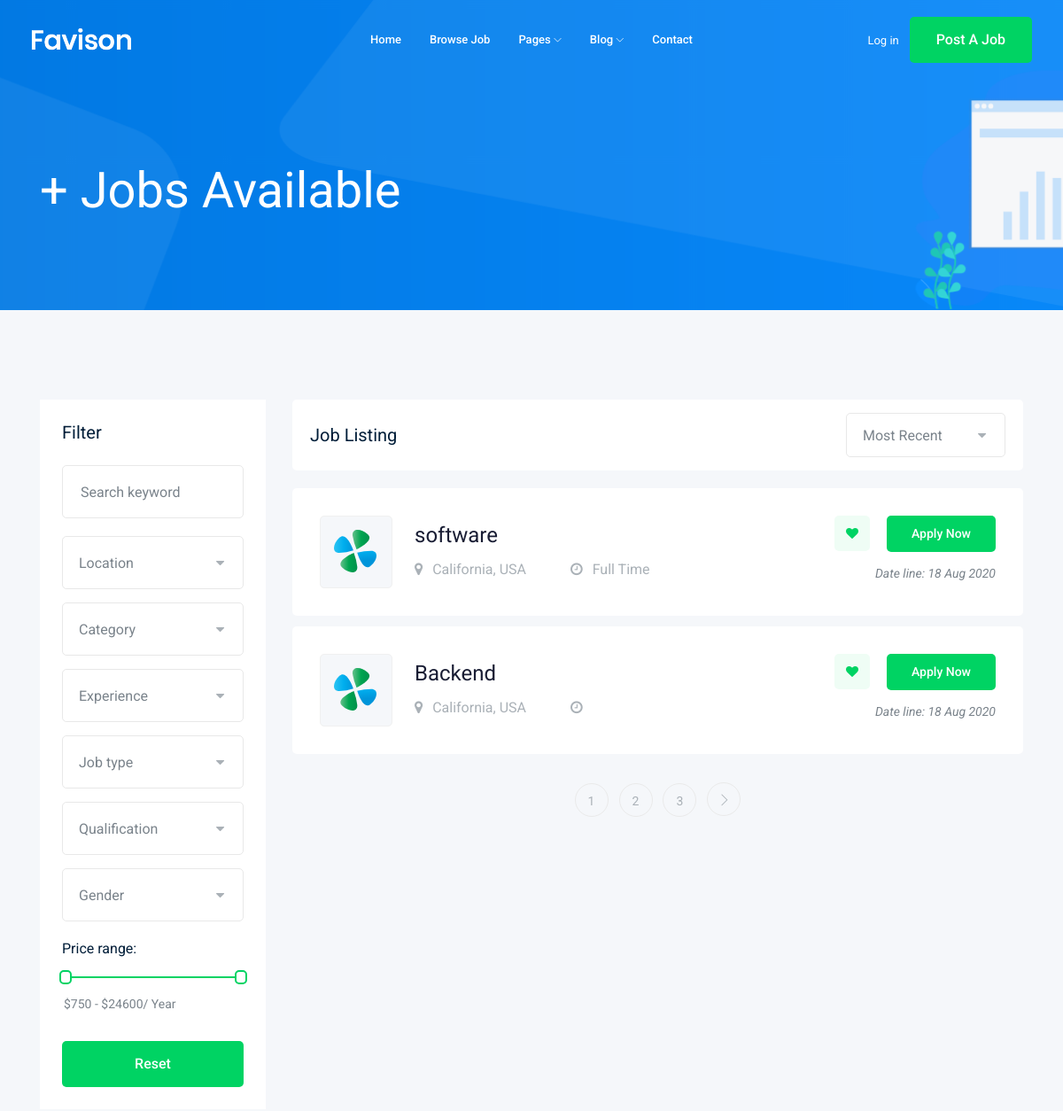
The app's page /jobs/ (upper part), older data.
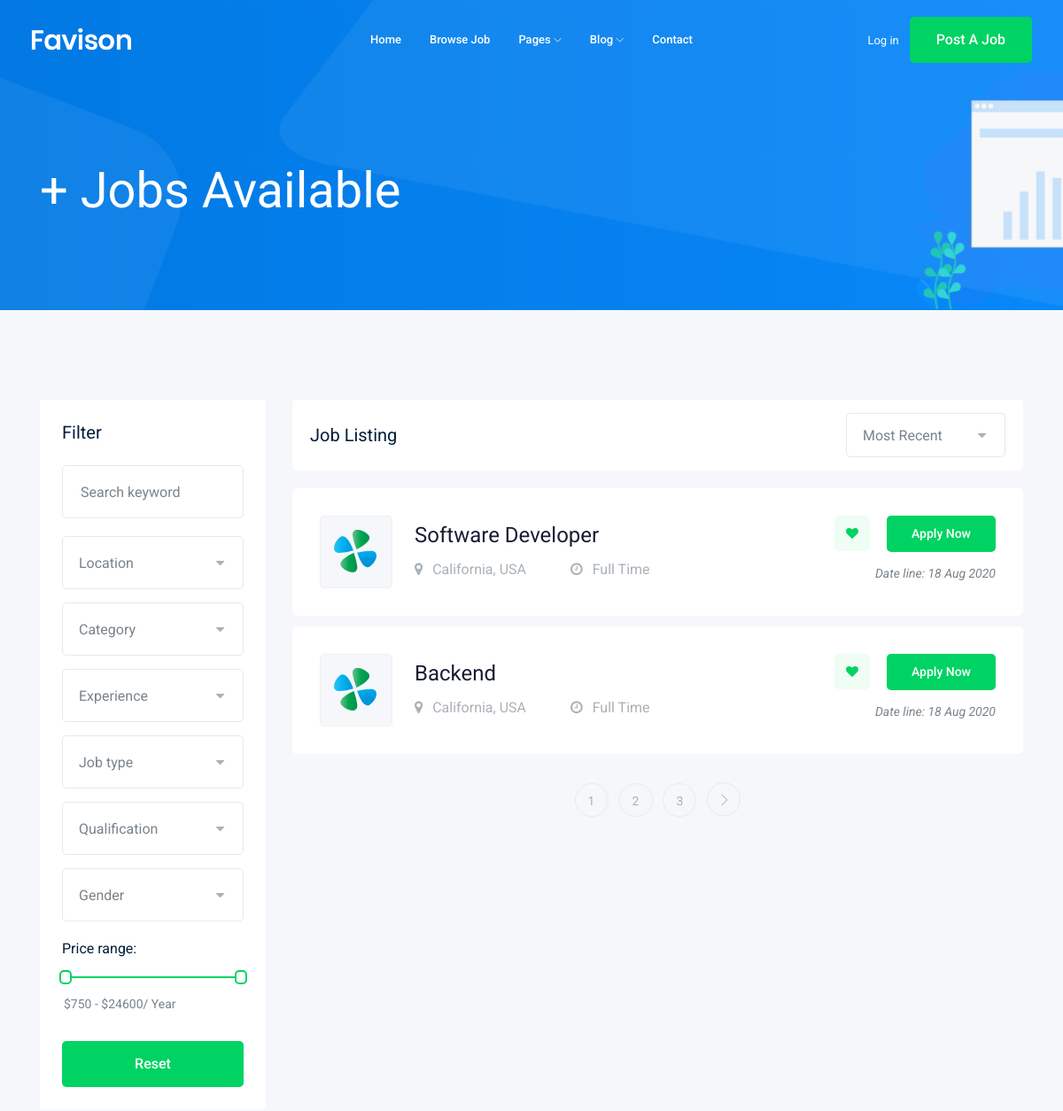
The same page, newer data.
### Job/models.py (models this page shows, shortened)
class Job(models.Model):  #table
    Full_Time = "Full Time"
    Part_Time = "Part Time"
    job_type_CHOICES = [(Full_Time, "Full Time"), (Part_Time, "Part Time")]
    title = models.CharField(max_length=100)  #Colume
    job_type = models.CharField(max_length=15, choices=job_type_CHOICES)
    description = models.TextField(max_length=1000)
    published_at = models.DateTimeField(auto_now_add=True)
    vacancy = models.IntegerField(default=1)
    salary = models.FloatField(default=0.0)
    category = models.ForeignKey('Category', on_delete=models.CASCADE)
    experience = models.IntegerField(default=0)
    image = models.ImageField(upload_to=upload_image)
    slug = models.SlugField(blank=True, null=True)
    def __str__(self):
        return self.title

### Job/views.py (the view)
# urls.py: path('', views.Job_list),
def Job_list(request):
    Job_list = Job.objects.all()
    paginator = Paginator(Job_list, 2)  # Show 2 contacts per page.
    page_number = request.GET.get('page')
    page_obj = paginator.get_page(page_number)
    context = {"jobs": page_obj}
    return render(request, "job/jobs.html", context)

### Job/templates/job/jobs.html (shortened to what the changed rows need)
{% extends "base.html" %}
{% block body %}
<div class="job_listing_area plus_padding">
    <div class="container">
        <div class="row">
            <div class="col-lg-9">
                <div class="job_lists m-0">
                    <div class="row">
                        {%for job in jobs%}
                        <div class="col-lg-12 col-md-12">
                            <div class="single_jobs white-bg d-flex justify-content-between">
                                <div class="jobs_left d-flex align-items-center">
                                    <div class="thumb">
                                        <img src="img/svg_icon/1.svg" alt="">
                                    </div>
                                    <div class="jobs_conetent">
                                        <a href="{% url 'jobs:job_detail' job.slug %}">
                                            <h4>{{job}}</h4>
                                        </a>
                                        <div class="links_locat d-flex align-items-center">
                                            <div class="location">
                                                <p> <i class="fa fa-map-marker"></i> California, USA</p>
                                            </div>
                                            <div class="location">
                                                <p> <i class="fa fa-clock-o"></i> {{job.job_type}}</p>
                                            </div>
                                        </div>
                                    </div>
                                </div>
                                <div class="jobs_right">
                                    <div class="apply_now">
                                        <a class="heart_mark" href="#"> <i class="fa fa-heart"></i> </a>
                                        <a href="{% url 'jobs:job_detail' job.slug %}" class="boxed-btn3">Apply Now</a>
                                    </div>
                                    <div class="date">
                                        <p>Date line: {{job.published_at | date:"d M o"}}</p>
                                    </div>
                                </div>
                            </div>
                        </div>
                        {% endfor %}
                    </div>
                </div>
            </div>
        </div>
    </div>
</div>
{% endblock body %}

Row changes from the older to the newer data that the page shows:
changed Job: title "software" → "Software Developer"
changed Job "Backend": job_type (not shown) → "Full Time"
